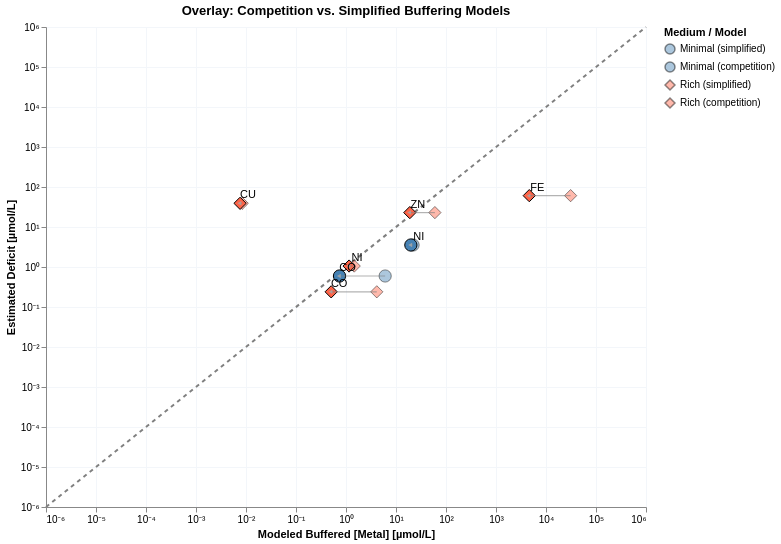

The notebook cell saved with this chart:
### Markdown cell above
### Plot 3 – Overlay: competition vs. simplified, with shift arrows

### Code cell
def prep_model_df(plot_df_pd, model_label: str) -> pl.DataFrame:
    return (
        pl.from_pandas(plot_df_pd)
        .with_columns([
            (pl.col("est_buf_center_M") * 1e6).alias("x_uM"),
            (pl.col("deficit_M")        * 1e6).alias("y_uM"),
            pl.lit(model_label).alias("model"),
        ])
        .filter((pl.col("x_uM") > 0) & (pl.col("y_uM") > 0))
    )

df_simp = prep_model_df(plot_df_simp, "simplified")
df_comp = prep_model_df(plot_df_comp, "competition")

df_simp = df_simp.with_columns(
    pl.concat_str([pl.col("Medium"), pl.lit(" (simplified)")]).alias("medium_model")
)
df_comp = df_comp.with_columns(
    pl.concat_str([pl.col("Medium"), pl.lit(" (competition)")]).alias("medium_model")
)

# ── Scales for the four-way legend ───────────────────────────────────────────
DOMAIN = [
    "Minimal (simplified)", "Minimal (competition)",
    "Rich (simplified)",    "Rich (competition)",
]
COLOR_RANGE = ["steelblue", "steelblue", "tomato", "tomato"]
SHAPE_RANGE = ["circle",    "circle",    "diamond", "diamond"]
OPACITY_RANGE = [0.4, 1.0, 0.4, 1.0]   # simplified = faded, competition = solid

color_scale4 = alt.Scale(domain=DOMAIN, range=COLOR_RANGE)
shape_scale4 = alt.Scale(domain=DOMAIN, range=SHAPE_RANGE)

_ax_x = alt.Axis(labelExpr=_log_label_unicode, title="Modeled Buffered [Metal] [µmol/L]")
_ax_y = alt.Axis(labelExpr=_log_label_unicode, title="Estimated Deficit [µmol/L]")

legend_cfg = alt.Legend(title="Medium / Model")
# Arrow table: one row per (Medium, Element) pair
df_arrows = (
    df_simp.join(df_comp, on=["Medium", "Element"], suffix="_comp")
    .filter(
        (pl.col("x_uM_comp") > 0) & (pl.col("y_uM_comp") > 0) &
        ((pl.col("x_uM_comp") - pl.col("x_uM")).abs() +
         (pl.col("y_uM_comp") - pl.col("y_uM")).abs() > 1e-10)
    )
)

# Compute arrowhead angle in log10 space — in Vega 0°=up, clockwise positive
x0 = df_arrows["x_uM"].to_numpy()
y0 = df_arrows["y_uM"].to_numpy()
x1 = df_arrows["x_uM_comp"].to_numpy()
y1 = df_arrows["y_uM_comp"].to_numpy()
math_angle = np.degrees(np.arctan2(np.log10(y1/y0), np.log10(x1/x0)))
vega_angle  = 90 - math_angle   # convert: math 0°=right → Vega 0°=up

df_arrows = df_arrows.with_columns(
    pl.Series("arrow_angle_deg", vega_angle)
)

x_scale = alt.Scale(type="log", domain=[1e-6, 1e6])
y_scale = alt.Scale(type="log", domain=[1e-6, 1e6])
color_scale = alt.Scale(
    domain=["Minimal","Rich"],
    range=["steelblue","tomato"]
)
shape_scale = alt.Scale(
    domain=["Minimal","Rich"],
    range=["circle","diamond"]
)

# 1. y = x reference
ref_line = (
    alt.Chart(pl.DataFrame({"v": [1e-6, 1e6]}))
    .mark_line(strokeDash=[4,4], color="gray")
    .encode(
        x=alt.X("v:Q", scale=x_scale, axis=_ax_x),
        y=alt.Y("v:Q", scale=y_scale, axis=_ax_y),
    )
)

# 2. Simplified points — semi-transparent
simp_pts = (
    alt.Chart(df_simp)
    .mark_point(filled=True, size=150, stroke="black", strokeWidth=1)
    .encode(
        x=alt.X("x_uM:Q", scale=x_scale, title="Modeled Buffered [Metal] [µmol/L]"),
        y=alt.Y("y_uM:Q", scale=y_scale, title="Estimated Deficit [µmol/L]"),
        color=alt.Color("medium_model:N", scale=color_scale4, legend=legend_cfg),
        shape=alt.Shape("medium_model:N", scale=shape_scale4, legend=legend_cfg),
        opacity=alt.OpacityValue(0.45),
    )
)


# 3. Competition points — opaque, with labels
comp_pts = (
    alt.Chart(df_comp)
    .mark_point(filled=True, size=150, stroke="black", strokeWidth=1)
    .encode(
        x=alt.X("x_uM:Q", scale=x_scale),
        y=alt.Y("y_uM:Q", scale=y_scale),
        color=alt.Color("medium_model:N", scale=color_scale4, legend=legend_cfg),
        shape=alt.Shape("medium_model:N", scale=shape_scale4, legend=legend_cfg),
        opacity=alt.OpacityValue(1.0),
    )
)

comp_labels = (
    alt.Chart(df_comp)
    .mark_text(dx=8, dy=-8, fontSize=11)
    .encode(
        x=alt.X("x_uM:Q", scale=x_scale),
        y=alt.Y("y_uM:Q", scale=y_scale),
        text="Element:N",
    )
)

# 4a. Arrow lines (simplified → competition)
arrow_lines = (
    alt.Chart(df_arrows)
    .mark_rule(color="gray", opacity=0.6, strokeWidth=1.2)
    .encode(
        x=alt.X( "x_uM:Q",      scale=x_scale),
        y=alt.Y( "y_uM:Q",      scale=y_scale),
        x2=alt.X2("x_uM_comp:Q"),
        y2=alt.Y2("y_uM_comp:Q"),
    )
)

# 4b. Arrowheads at the tip (competition end)
arrow_heads = (
    alt.Chart(df_arrows)
    .mark_point(shape="triangle", filled=True, size=20,
                color="darkgray", opacity=0.8)
    .encode(
        x=alt.X("x_uM_comp:Q", scale=x_scale),
        y=alt.Y("y_uM_comp:Q", scale=y_scale),
        angle=alt.Angle("arrow_angle_deg:Q",
                        scale=alt.Scale(domain=[0,360], range=[0,360])),
    )
)

chart3 = (
    ref_line +  simp_pts +  comp_pts + arrow_lines + arrow_heads + comp_labels
).properties(
    width=600, height=480,
    title="Overlay: Competition vs. Simplified Buffering Models"
).configure_axis(gridColor="#f3f6fa")
# chart3.save("notebooks/cofactors/buffer_figures/two_models_comparison.svg")
chart3

### Figure 1 — Vega-Lite specification as saved in the notebook (floating-point values rounded to 4 significant figures)
{"config": {"view": {"continuousWidth": 300, "continuousHeight": 300}, "axis": {"gridColor": "#f3f6fa"}}, "layer": [{"data": {"name": "data-1c3ca3cce69c13645fce19fabe446275"}, "mark": {"type": "line", "color": "gray", "strokeDash": [4, 4]}, "encoding": {"x": {"axis": {"labelExpr": "datum.value > 0 ? '10' + replace(replace(replace(replace(replace(replace(replace(replace(replace(replace(replace('' + round(log(datum.value)/LN10), '-','⁻'),'0','⁰'),'1','¹'),'2','²'),'3','³'),'4','⁴'),'5','⁵'),'6','⁶'),'7','⁷'),'8','⁸'),'9','⁹') : '0'", "title": "Modeled Buffered [Metal] [µmol/L]"}, "field": "v", "scale": {"domain": [1e-06, 1000000.0], "type": "log"}, "type": "quantitative"}, "y": {"axis": {"labelExpr": "datum.value > 0 ? '10' + replace(replace(replace(replace(replace(replace(replace(replace(replace(replace(replace('' + round(log(datum.value)/LN10), '-','⁻'),'0','⁰'),'1','¹'),'2','²'),'3','³'),'4','⁴'),'5','⁵'),'6','⁶'),'7','⁷'),'8','⁸'),'9','⁹') : '0'", "title": "Estimated Deficit [µmol/L]"}, "field": "v", "scale": {"domain": [1e-06, 1000000.0], "type": "log"}, "type": "quantitative"}}}, {"data": {"name": "data-691242d1c35751a9c0ab3821ddfecfbe"}, "mark": {"type": "point", "filled": true, "size": 150, "stroke": "black", "strokeWidth": 1}, "encoding": {"color": {"field": "medium_model", "legend": {"title": "Medium / Model"}, "scale": {"domain": ["Minimal (simplified)", "Minimal (competition)", "Rich (simplified)", "Rich (competition)"], "range": ["steelblue", "steelblue", "tomato", "tomato"]}, "type": "nominal"}, "opacity": {"value": 0.45}, "shape": {"field": "medium_model", "legend": {"title": "Medium / Model"}, "scale": {"domain": ["Minimal (simplified)", "Minimal (competition)", "Rich (simplified)", "Rich (competition)"], "range": ["circle", "circle", "diamond", "diamond"]}, "type": "nominal"}, "x": {"field": "x_uM", "scale": {"domain": [1e-06, 1000000.0], "type": "log"}, "title": "Modeled Buffered [Metal] [µmol/L]", "type": "quantitative"}, "y": {"field": "y_uM", "scale": {"domain": [1e-06, 1000000.0], "type": "log"}, "title": "Estimated Deficit [µmol/L]", "type": "quantitative"}}}, {"data": {"name": "data-8b454bc1b821ccbd0fed59c1c8fc264d"}, "mark": {"type": "point", "filled": true, "size": 150, "stroke": "black", "strokeWidth": 1}, "encoding": {"color": {"field": "medium_model", "legend": {"title": "Medium / Model"}, "scale": {"domain": ["Minimal (simplified)", "Minimal (competition)", "Rich (simplified)", "Rich (competition)"], "range": ["steelblue", "steelblue", "tomato", "tomato"]}, "type": "nominal"}, "opacity": {"value": 1.0}, "shape": {"field": "medium_model", "legend": {"title": "Medium / Model"}, "scale": {"domain": ["Minimal (simplified)", "Minimal (competition)", "Rich (simplified)", "Rich (competition)"], "range": ["circle", "circle", "diamond", "diamond"]}, "type": "nominal"}, "x": {"field": "x_uM", "scale": {"domain": [1e-06, 1000000.0], "type": "log"}, "type": "quantitative"}, "y": {"field": "y_uM", "scale": {"domain": [1e-06, 1000000.0], "type": "log"}, "type": "quantitative"}}}, {"data": {"name": "data-166d708db33d64b143b28586e329f8c7"}, "mark": {"type": "rule", "color": "gray", "opacity": 0.6, "strokeWidth": 1.2}, "encoding": {"x": {"field": "x_uM", "scale": {"domain": [1e-06, 1000000.0], "type": "log"}, "type": "quantitative"}, "x2": {"field": "x_uM_comp"}, "y": {"field": "y_uM", "scale": {"domain": [1e-06, 1000000.0], "type": "log"}, "type": "quantitative"}, "y2": {"field": "y_uM_comp"}}}, {"data": {"name": "data-166d708db33d64b143b28586e329f8c7"}, "mark": {"type": "point", "color": "darkgray", "filled": true, "opacity": 0.8, "shape": "triangle", "size": 20}, "encoding": {"angle": {"field": "arrow_angle_deg", "scale": {"domain": [0, 360], "range": [0, 360]}, "type": "quantitative"}, "x": {"field": "x_uM_comp", "scale": {"domain": [1e-06, 1000000.0], "type": "log"}, "type": "quantitative"}, "y": {"field": "y_uM_comp", "scale": {"domain": [1e-06, 1000000.0], "type": "log"}, "type": "quantitative"}}}, {"data": {"name": "data-8b454bc1b821ccbd0fed59c1c8fc264d"}, "mark": {"type": "text", "dx": 8, "dy": -8, "fontSize": 11}, "encoding": {"text": {"field": "Element", "type": "nominal"}, "x": {"field": "x_uM", "scale": {"domain": [1e-06, 1000000.0], "type": "log"}, "type": "quantitative"}, "y": {"field": "y_uM", "scale": {"domain": [1e-06, 1000000.0], "type": "log"}, "type": "quantitative"}}}], "height": 480, "title": "Overlay: Competition vs. Simplified Buffering Models", "width": 600, "$schema": "https://vega.github.io/schema/vega-lite/v5.20.1.json", "datasets": {"data-1c3ca3cce69c13645fce19fabe446275": [{"v": 1e-06}, {"v": 1000000.0}], "data-691242d1c35751a9c0ab3821ddfecfbe": [{"Medium": "Minimal", "Element": "CO", "est_buf_lb_M": 1.204e-07, "est_buf_ub_M": 1.202e-05, "est_buf_center_M": 6.07e-06, "deficit_M": 5.957e-07, "deficit_M_err": 1.145e-06, "x_uM": 6.07, "y_uM": 0.5957, "model": "simplified", "medium_model": "Minimal (simplified)"}, {"Medium": "Minimal", "Element": "NI", "est_buf_lb_M": 4.348e-07, "est_buf_ub_M": 4.348e-05, "est_buf_center_M": 2.196e-05, "deficit_M": 3.546e-06, "deficit_M_err": 1.154e-06, "x_uM": 21.96, "y_uM": 3.546, "model": "simplified", "medium_model": "Minimal (simplified)"}, {"Medium": "Rich", "Element": "FE", "est_buf_lb_M": 0.0006172, "est_buf_ub_M": 0.06153, "est_buf_center_M": 0.03107, "deficit_M": 6.076e-05, "deficit_M_err": 7.159e-05, "x_uM": 31070.0, "y_uM": 60.76, "model": "simplified", "medium_model": "Rich (simplified)"}, {"Medium": "Rich", "Element": "CO", "est_buf_lb_M": 8.183e-08, "est_buf_ub_M": 8.176e-06, "est_buf_center_M": 4.129e-06, "deficit_M": 2.397e-07, "deficit_M_err": 5.403e-08, "x_uM": 4.129, "y_uM": 0.2397, "model": "simplified", "medium_model": "Rich (simplified)"}, {"Medium": "Rich", "Element": "NI", "est_buf_lb_M": 2.895e-08, "est_buf_ub_M": 2.895e-06, "est_buf_center_M": 1.462e-06, "deficit_M": 1.057e-06, "deficit_M_err": 5.487e-07, "x_uM": 1.462, "y_uM": 1.057, "model": "simplified", "medium_model": "Rich (simplified)"}, {"Medium": "Rich", "Element": "CU", "est_buf_lb_M": 1.665e-10, "est_buf_ub_M": 1.665e-08, "est_buf_center_M": 8.407e-09, "deficit_M": 3.91e-05, "deficit_M_err": 1.588e-05, "x_uM": 0.008407, "y_uM": 39.1, "model": "simplified", "medium_model": "Rich (simplified)"}, {"Medium": "Rich", "Element": "ZN", "est_buf_lb_M": 1.187e-06, "est_buf_ub_M": 0.0001187, "est_buf_center_M": 5.993e-05, "deficit_M": 2.29e-05, "deficit_M_err": 4.917e-05, "x_uM": 59.93, "y_uM": 22.9, "model": "simplified", "medium_model": "Rich (simplified)"}], "data-8b454bc1b821ccbd0fed59c1c8fc264d": [{"Medium": "Minimal", "Element": "CO", "est_buf_lb_M": 1.016e-07, "est_buf_ub_M": 1.382e-06, "est_buf_center_M": 7.417e-07, "deficit_M": 5.957e-07, "deficit_M_err": 1.145e-06, "x_uM": 0.7417, "y_uM": 0.5957, "model": "competition", "medium_model": "Minimal (competition)"}, {"Medium": "Minimal", "Element": "NI", "est_buf_lb_M": 4.311e-07, "est_buf_ub_M": 3.919e-05, "est_buf_center_M": 1.981e-05, "deficit_M": 3.546e-06, "deficit_M_err": 1.154e-06, "x_uM": 19.81, "y_uM": 3.546, "model": "competition", "medium_model": "Minimal (competition)"}, {"Medium": "Rich", "Element": "FE", "est_buf_lb_M": 0.0004508, "est_buf_ub_M": 0.008804, "est_buf_center_M": 0.004627, "deficit_M": 6.076e-05, "deficit_M_err": 7.159e-05, "x_uM": 4627.0, "y_uM": 60.76, "model": "competition", "medium_model": "Rich (competition)"}, {"Medium": "Rich", "Element": "CO", "est_buf_lb_M": 6.641e-08, "est_buf_ub_M": 9.439e-07, "est_buf_center_M": 5.052e-07, "deficit_M": 2.397e-07, "deficit_M_err": 5.403e-08, "x_uM": 0.5052, "y_uM": 0.2397, "model": "competition", "medium_model": "Rich (competition)"}, {"Medium": "Rich", "Element": "NI", "est_buf_lb_M": 2.811e-08, "est_buf_ub_M": 2.277e-06, "est_buf_center_M": 1.152e-06, "deficit_M": 1.057e-06, "deficit_M_err": 5.487e-07, "x_uM": 1.152, "y_uM": 1.057, "model": "competition", "medium_model": "Rich (competition)"}, {"Medium": "Rich", "Element": "CU", "est_buf_lb_M": 1.66e-10, "est_buf_ub_M": 1.504e-08, "est_buf_center_M": 7.605e-09, "deficit_M": 3.91e-05, "deficit_M_err": 1.588e-05, "x_uM": 0.007605, "y_uM": 39.1, "model": "competition", "medium_model": "Rich (competition)"}, {"Medium": "Rich", "Element": "ZN", "est_buf_lb_M": 1.145e-06, "est_buf_ub_M": 3.668e-05, "est_buf_center_M": 1.891e-05, "deficit_M": 2.29e-05, "deficit_M_err": 4.917e-05, "x_uM": 18.91, "y_uM": 22.9, "model": "competition", "medium_model": "Rich (competition)"}], "data-166d708db33d64b143b28586e329f8c7": [{"Medium": "Minimal", "Element": "CO", "est_buf_lb_M": 1.204e-07, "est_buf_ub_M": 1.202e-05, "est_buf_center_M": 6.07e-06, "deficit_M": 5.957e-07, "deficit_M_err": 1.145e-06, "x_uM": 6.07, "y_uM": 0.5957, "model": "simplified", "medium_model": "Minimal (simplified)", "est_buf_lb_M_comp": 1.016e-07, "est_buf_ub_M_comp": 1.382e-06, "est_buf_center_M_comp": 7.417e-07, "deficit_M_comp": 5.957e-07, "deficit_M_err_comp": 1.145e-06, "x_uM_comp": 0.7417, "y_uM_comp": 0.5957, "model_comp": "competition", "medium_model_comp": "Minimal (competition)", "arrow_angle_deg": -90.0}, {"Medium": "Minimal", "Element": "NI", "est_buf_lb_M": 4.348e-07, "est_buf_ub_M": 4.348e-05, "est_buf_center_M": 2.196e-05, "deficit_M": 3.546e-06, "deficit_M_err": 1.154e-06, "x_uM": 21.96, "y_uM": 3.546, "model": "simplified", "medium_model": "Minimal (simplified)", "est_buf_lb_M_comp": 4.311e-07, "est_buf_ub_M_comp": 3.919e-05, "est_buf_center_M_comp": 1.981e-05, "deficit_M_comp": 3.546e-06, "deficit_M_err_comp": 1.154e-06, "x_uM_comp": 19.81, "y_uM_comp": 3.546, "model_comp": "competition", "medium_model_comp": "Minimal (competition)", "arrow_angle_deg": -90.0}, {"Medium": "Rich", "Element": "FE", "est_buf_lb_M": 0.0006172, "est_buf_ub_M": 0.06153, "est_buf_center_M": 0.03107, "deficit_M": 6.076e-05, "deficit_M_err": 7.159e-05, "x_uM": 31070.0, "y_uM": 60.76, "model": "simplified", "medium_model": "Rich (simplified)", "est_buf_lb_M_comp": 0.0004508, "est_buf_ub_M_comp": 0.008804, "est_buf_center_M_comp": 0.004627, "deficit_M_comp": 6.076e-05, "deficit_M_err_comp": 7.159e-05, "x_uM_comp": 4627.0, "y_uM_comp": 60.76, "model_comp": "competition", "medium_model_comp": "Rich (competition)", "arrow_angle_deg": -90.0}, {"Medium": "Rich", "Element": "CO", "est_buf_lb_M": 8.183e-08, "est_buf_ub_M": 8.176e-06, "est_buf_center_M": 4.129e-06, "deficit_M": 2.397e-07, "deficit_M_err": 5.403e-08, "x_uM": 4.129, "y_uM": 0.2397, "model": "simplified", "medium_model": "Rich (simplified)", "est_buf_lb_M_comp": 6.641e-08, "est_buf_ub_M_comp": 9.439e-07, "est_buf_center_M_comp": 5.052e-07, "deficit_M_comp": 2.397e-07, "deficit_M_err_comp": 5.403e-08, "x_uM_comp": 0.5052, "y_uM_comp": 0.2397, "model_comp": "competition", "medium_model_comp": "Rich (competition)", "arrow_angle_deg": -90.0}, {"Medium": "Rich", "Element": "NI", "est_buf_lb_M": 2.895e-08, "est_buf_ub_M": 2.895e-06, "est_buf_center_M": 1.462e-06, "deficit_M": 1.057e-06, "deficit_M_err": 5.487e-07, "x_uM": 1.462, "y_uM": 1.057, "model": "simplified", "medium_model": "Rich (simplified)", "est_buf_lb_M_comp": 2.811e-08, "est_buf_ub_M_comp": 2.277e-06, "est_buf_center_M_comp": 1.152e-06, "deficit_M_comp": 1.057e-06, "deficit_M_err_comp": 5.487e-07, "x_uM_comp": 1.152, "y_uM_comp": 1.057, "model_comp": "competition", "medium_model_comp": "Rich (competition)", "arrow_angle_deg": -90.0}, {"Medium": "Rich", "Element": "CU", "est_buf_lb_M": 1.665e-10, "est_buf_ub_M": 1.665e-08, "est_buf_center_M": 8.407e-09, "deficit_M": 3.91e-05, "deficit_M_err": 1.588e-05, "x_uM": 0.008407, "y_uM": 39.1, "model": "simplified", "medium_model": "Rich (simplified)", "est_buf_lb_M_comp": 1.66e-10, "est_buf_ub_M_comp": 1.504e-08, "est_buf_center_M_comp": 7.605e-09, "deficit_M_comp": 3.91e-05, "deficit_M_err_comp": 1.588e-05, "x_uM_comp": 0.007605, "y_uM_comp": 39.1, "model_comp": "competition", "medium_model_comp": "Rich (competition)", "arrow_angle_deg": -90.0}, {"Medium": "Rich", "Element": "ZN", "est_buf_lb_M": 1.187e-06, "est_buf_ub_M": 0.0001187, "est_buf_center_M": 5.993e-05, "deficit_M": 2.29e-05, "deficit_M_err": 4.917e-05, "x_uM": 59.93, "y_uM": 22.9, "model": "simplified", "medium_model": "Rich (simplified)", "est_buf_lb_M_comp": 1.145e-06, "est_buf_ub_M_comp": 3.668e-05, "est_buf_center_M_comp": 1.891e-05, "deficit_M_comp": 2.29e-05, "deficit_M_err_comp": 4.917e-05, "x_uM_comp": 18.91, "y_uM_comp": 22.9, "model_comp": "competition", "medium_model_comp": "Rich (competition)", "arrow_angle_deg": -90.0}]}}
